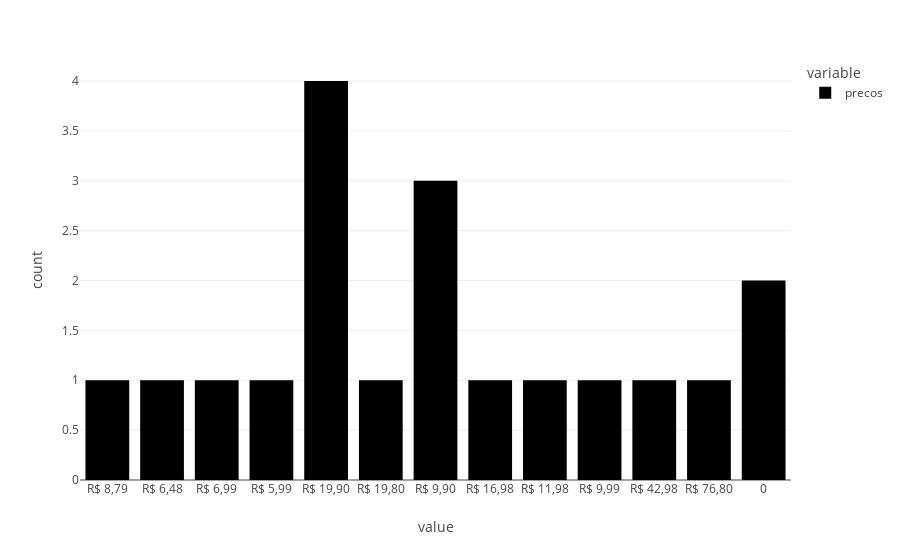

Here is the notebook cell this chart was saved with:
### Code cell
px.histogram(df.precos)

### Figure 1 — Plotly figure (JSON) as saved in the notebook; plotly's stock layout.template omitted (floating-point values rounded to 4 significant figures)
{"data": [{"alignmentgroup": "True", "bingroup": "x", "hovertemplate": "variable=precos<br>value=%{x}<br>count=%{y}<extra></extra>", "legendgroup": "precos", "marker": {"color": "#000001", "pattern": {"shape": ""}}, "name": "precos", "offsetgroup": "precos", "orientation": "v", "showlegend": true, "type": "histogram", "x": ["R$ 8,79", "R$ 6,48", "R$ 6,99", "R$ 5,99", "R$ 19,90", "R$ 19,90", "R$ 19,90", "R$ 19,90", "R$ 19,80", "R$ 9,90", "R$ 9,90", "R$ 16,98", "R$ 11,98", "R$ 9,90", "R$ 9,99", "R$ 42,98", "R$ 76,80", 0, 0], "xaxis": "x", "yaxis": "y"}], "layout": {"barmode": "relative", "legend": {"title": {"text": "variable"}, "tracegroupgap": 0}, "margin": {"t": 60}, "xaxis": {"anchor": "y", "domain": [0, 1], "title": {"text": "value"}}, "yaxis": {"anchor": "x", "domain": [0, 1], "title": {"text": "count"}}}}
